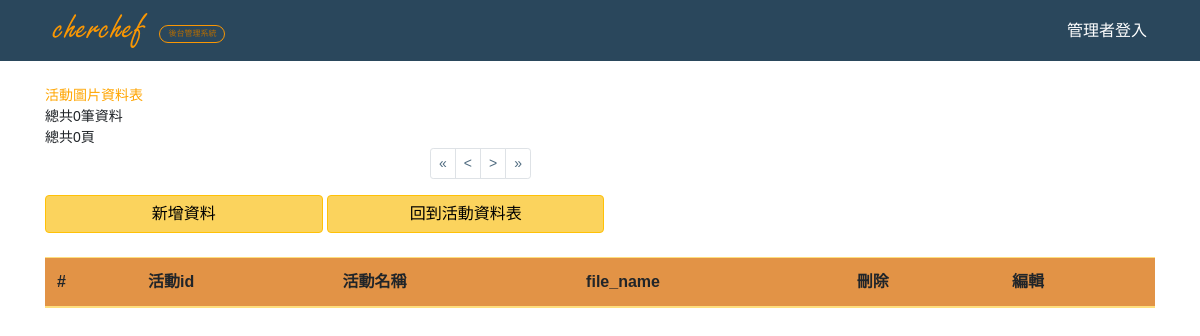
The page /Chef/activities_photo.php on the database as committed earlier.
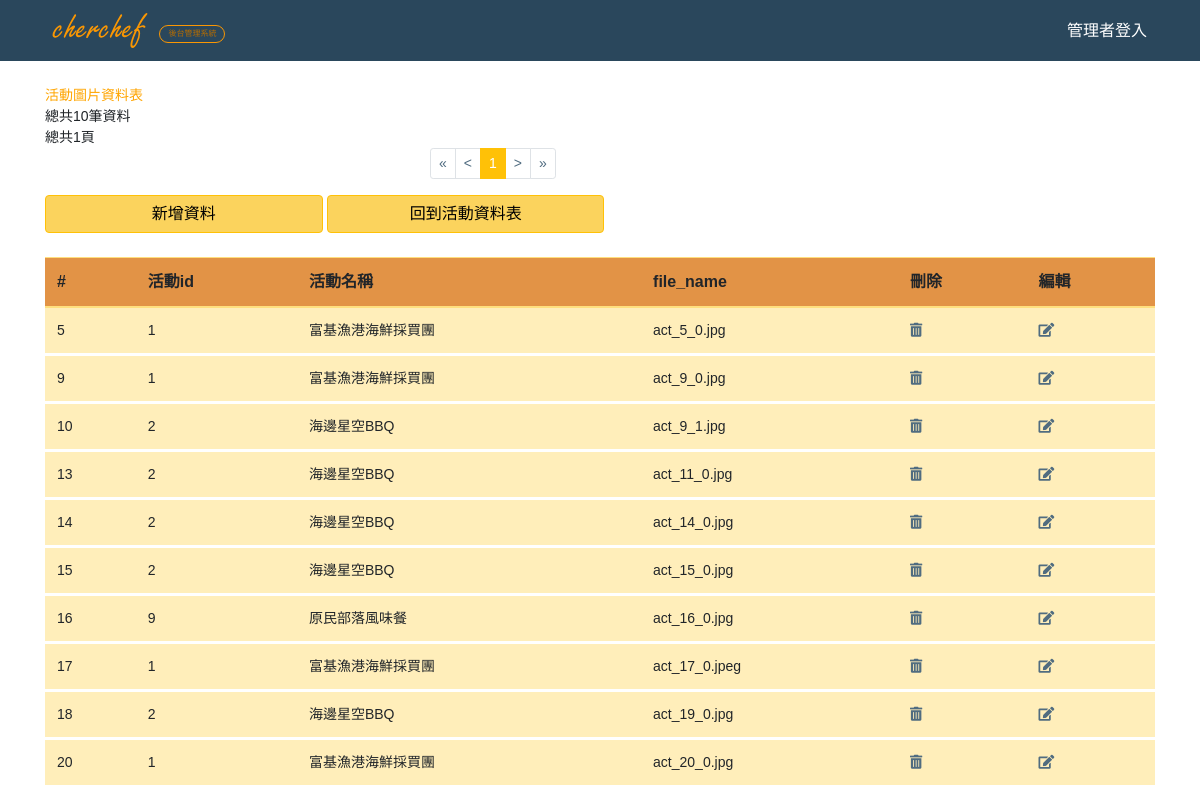
The same page on the database as committed later.
### tables this page shows
CREATE TABLE `activities_photo` (
  `sid` int(11) NOT NULL,
  `activities_sid` int(11) NOT NULL,
  `file_name` varchar(255) NOT NULL
);

CREATE TABLE `activities` (
  `sid` int(11) NOT NULL,
  `name` varchar(255) NOT NULL,
  `chef` varchar(255) NOT NULL,
  `places` varchar(255) NOT NULL,
  `time` date NOT NULL,
  `duration` varchar(255) NOT NULL,
  `price` varchar(255) NOT NULL,
  `content` varchar(255) NOT NULL,
  `details` varchar(255) NOT NULL,
  `act_pics` varchar(255) NOT NULL,
  `u_limit` varchar(255) NOT NULL
);

### Chef/activities_photo.php (the view, shortened to what this page needs)
<?php
require __DIR__ . '/connect.php';
$per_page = 10;
$page = isset($_GET['page']) ? intval($_GET['page']) : 1;
$t_sql = "SELECT COUNT(1) FROM activities_photo";
$t_stmt = $pdo->query($t_sql);
$total_rows = $t_stmt->fetch(PDO::FETCH_NUM)[0];
$total_pages = ceil($total_rows / $per_page);
if ($page > $total_pages) $page = $total_pages;
if ($page < 1) $page = 1;
$sql = sprintf("SELECT * FROM activities_photo ORDER BY sid LIMIT %s, %s", ($page - 1) * $per_page, $per_page);
$stmt = $pdo->query($sql);
$rows = $stmt->fetchAll(PDO::FETCH_ASSOC);
?>
<?php include __DIR__ . '/_html_header.php' ?>
<?php include __DIR__ . '/_navbar.php' ?>
<br>
<div class="container">
<div class="form_data_font_style" style="color:orange;">活動圖片資料表</div>
<div class="form_data_font_style"><?= '總共' . $total_rows . '筆資料' ?></div>
<div class="form_data_font_style"><?= '總共' . $total_pages . '頁' ?></div>
<div class="col-md-4 center_div">
    <nav aria-label="...">
        <ul class="pagination pagination-sm">
            <li class="page-item">
                <a class="page-link" href="?page=1" aria-label="Previous">
                    <span aria-hidden="true">&laquo;</span></a>
            </li>
            <li class="page-item <?= $page <= 1 ? 'disable' : '' ?>">
                <a class="page-link" href="?page=<?= $page - 1 ?>">&lt;</a>
            </li>
            <?php for ($i = 1; $i <= $total_pages; $i++) : ?>
            <li class="page-item <?= $i == $page ? 'active' : '' ?>">
                <a class="page-link bg-warning border-warning"  href="?page=<?= $i ?>"><?= $i ?></a>
            </li>
            <?php endfor ?>
            <li class="page-item <?= $page >= $total_pages ? 'disable' : '' ?>">
                <a class="page-link" href="?page=<?= $page + 1 ?>">&gt;</a>
            </li>
            <li class="page-item">
                <a class="page-link" href="?page=<?= $total_pages ?>" aria-label="Next">
                    <span aria-hidden="true">&raquo;</span>
                </a>
            </li>
        </ul>
    </nav>
</div>
<div class="center_div">
    <a href="activities_photo_insert.php"><button type="button" class="btn btn-warning  col-md-3  ">新增資料</button></a>
    <a href="activities.php"><button type="button" class="btn btn-warning  col-md-3  ">回到活動資料表</button></a>
    <br>
</div>
<br>
        <table class="table table-warning table-hover">
            <thead class="bg-warning">
                <tr>
                    <th scope="col">#</th>
                    <th scope="col">活動id</th>
                    <th scope="col">活動名稱</th>
                    <th scope="col">file_name</th>
                    <th scope="col">刪除</th>
                    <th scope="col">編輯</th>
                </tr>
            </thead>
            <tbody>
                <?php foreach ($rows as $row) : ?>
                <tr class="form_data_font_style">
                    <td><?= $row['sid'] ?></td>
                    <td><?= $row['activities_sid'] ?></td>
                    <?php
                    $stmt2 = $pdo->prepare("SELECT * FROM activities WHERE sid=?");
                    $stmt2->execute([$row['activities_sid']]);
                    $user = $stmt2->fetch(PDO::FETCH_ASSOC);
                    ?>
                    <td><?= $user['name'] ?></td>
                    <td><?= $row['file_name'] ?></td>
                    <td><a href="javascript: delete_it(<?= $row['sid'] ?>,'<?= $row['file_name'] ?>')"><i class="fas fa-trash-alt"></i></a></td>
                    <td><a href="activities_photo_data_edit.php?sid=<?= $row['sid'] ?>" ><i class="fas fa-edit"></i></a></td>
                </tr>
                <?php endforeach; ?>
            </tbody>
        </table>
        <br>
</div>
        <?php include __DIR__ . '/_html_footer.php';  ?>

### Chef/_html_header.php (shortened to what this page needs)
<!DOCTYPE html>
<html lang="en">
<head>
    <link rel="stylesheet" href="https://stackpath.bootstrapcdn.com/bootstrap/4.3.1/css/bootstrap.min.css">
    <link rel="stylesheet" href="main.css">
    <link rel="stylesheet" href="https://use.fontawesome.com/releases/v5.7.2/css/all.css">
    <link rel="stylesheet" href="lightbox2-master/dist/css/lightbox.min.css">
    <link rel="stylesheet" href="./bootstrap/css/bootstrap.css">
    <link rel=stylesheet href="main.css" type="text/css">
</head>
<body>

### Chef/_navbar.php (shortened to what this page needs)
<div class="row mx-0">
    <div class="col-lg-12 px-0">
        <nav class="navbar navbar-expand-lg h-150 ">
            <div class="container">
                <div class="mr-3">
                <a class="navbar-brand m-0" href="index.php" >
                    <img src="pic/chef_logo.svg" width="110" height="35" alt="">
                </a>
                <div class="d-inline-block logo-font">後台管理系統</div>
                </div>
                <div class="collapse navbar-collapse" id="navbarSupportedContent">
                    <?php if(!isset($_SESSION['user'])): ?>
                    <ul class="navbar-nav ml-auto">
                        <li class="nav-item">
                        <a class="nav-link" href="login.php">管理者登入</a>
                        </li>
                    </ul>
                    <?php endif ?>
                </div>
            </div>
        </nav>
    </div>
</div>

### Chef/_html_footer.php (shortened to what this page needs)
</body>
</html>

### Chef/main.css (style rules this page uses)
* { font-family: 'Noto Sans TC', sans-serif; }
.center_div { margin: 0 auto; }
.table { margin: 0; }
.form_data_font_style { font-size: 14px; font-family: Arial, Helvetica, sans-serif,"微軟正黑體"; }
nav a { color: white; }
.navbar { transition:.3s; background:#2A475C; }
table a { color: #506c80; }
.page-link { color: #506c80; }
.logo-font { border: 1px solid rgb(250, 151, 3); border-radius:16px ; font-size: 0.5rem; font-weight: 100; padding: 2px 8px; color: rgb(182, 109, 0); }
html { margin: 0; padding: 0; width: 100% }
body { margin: 0; padding:0; width: 100%; background-size: cover; height: 100vh; display: table; }
.table-warning td { border-color:#fff !important; border-bottom: 3px solid #fff; }
.btn-warning { color: #000; background-color: #fbd35d !important; }
.table-warning thead { background: #e29346 !important; }

Rows that differ between the two databases and show on the page:
added activities_photo: sid "5", activities_sid "1", activities.name "富基漁港海鮮採買團", file_name "act_5_0.jpg"
added activities_photo: sid "9", activities_sid "1", activities.name "富基漁港海鮮採買團", file_name "act_9_0.jpg"
added activities_photo: sid "10", activities_sid "2", activities.name "海邊星空BBQ", file_name "act_9_1.jpg"
added activities_photo: sid "13", activities_sid "2", activities.name "海邊星空BBQ", file_name "act_11_0.jpg"
added activities_photo: sid "14", activities_sid "2", activities.name "海邊星空BBQ", file_name "act_14_0.jpg"
added activities_photo: sid "15", activities_sid "2", activities.name "海邊星空BBQ", file_name "act_15_0.jpg"
added activities_photo: sid "16", activities_sid "9", activities.name "原民部落風味餐", file_name "act_16_0.jpg"
added activities_photo: sid "17", activities_sid "1", activities.name "富基漁港海鮮採買團", file_name "act_17_0.jpeg"
added activities_photo: sid "18", activities_sid "2", activities.name "海邊星空BBQ", file_name "act_19_0.jpg"
added activities_photo: sid "20", activities_sid "1", activities.name "富基漁港海鮮採買團", file_name "act_20_0.jpg"
Other text that changed with them:
$total_rows: "0" → "10"
$total_pages: "0" → "1"
new list line: "1"
